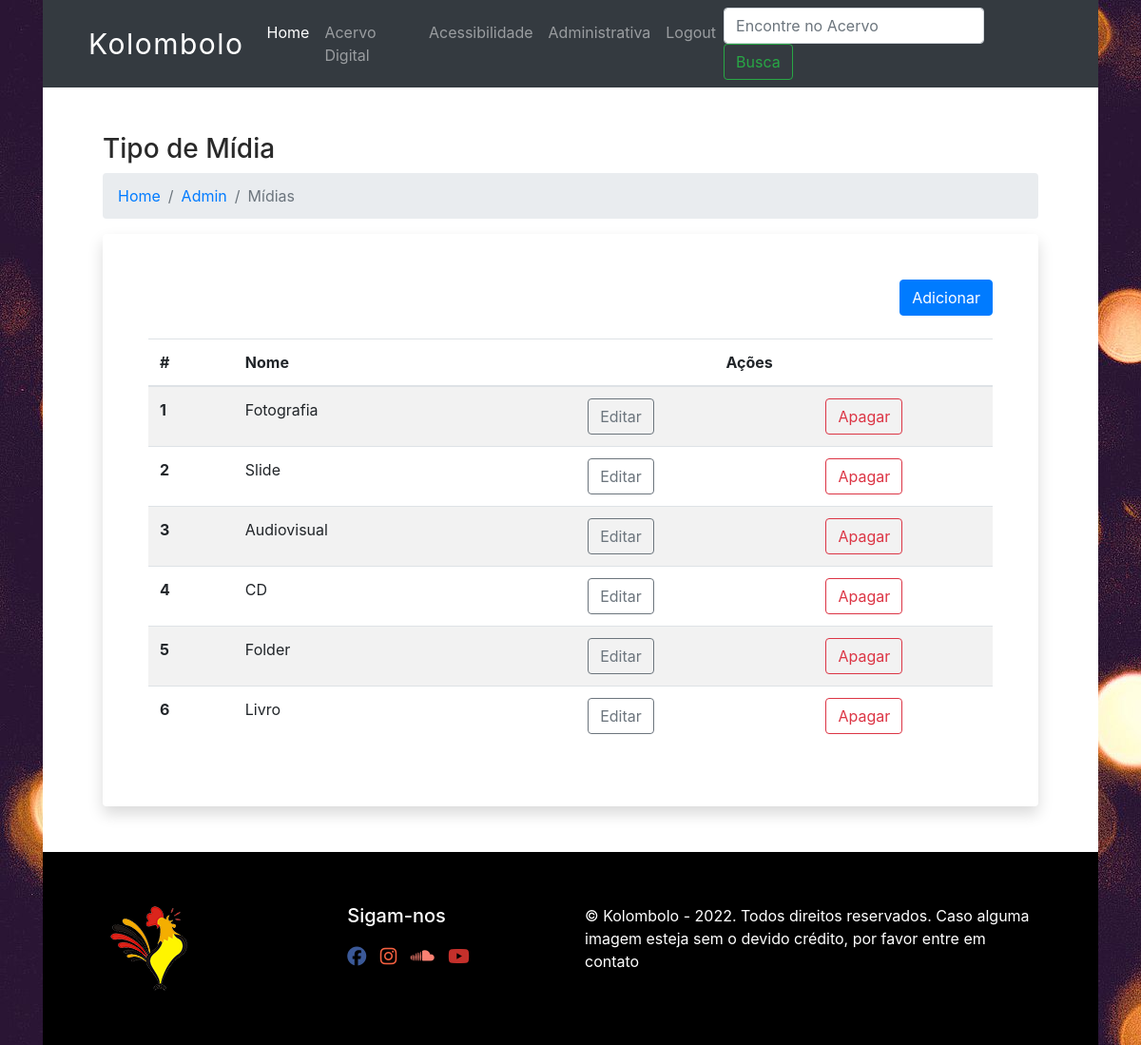
Page /midia-admin (signed in) on the committed database.
### database.py (models this page shows, shortened)
class Midia(Base):
    __tablename__='tipo'
    id=Column(Integer(), primary_key=True, autoincrement=True)
    name=Column(String(80), nullable=False, unique=True)

### app.py (the view)
@app.route('/midia-admin')
@login_required
def midia_admin():
    midias = local_session.query(Midia).all()
    return render_template("midia_admin.html", current_user=current_user, midias=midias)

### app.py (called while the page is built)
@login_manager.user_loader
def load_user(user_id):
    return local_session.query(User).get(int(user_id))

### templates/midia_admin.html (shortened to what this page needs)
{% extends "base.html" %}
{% block content %}
<div class="container px-5">
    <h3>Tipo de Mídia</h3>
    <nav aria-label="breadcrumb">
      <ol class="breadcrumb">
        <li class="breadcrumb-item"><a href="/">Home</a></li>
        <li class="breadcrumb-item"><a href="/admin">Admin</a></li>
        <li class="breadcrumb-item active" aria-current="page">Mídias</li>
      </ol>
    </nav>
    <div class="container p-5 shadow bg-white rounded">
      <a class="btn btn-primary float-right mb-4" href="{{url_for('midia')}}">Adicionar</a>
        <table class="table table-striped">
            <thead>
              <tr>
                <th scope="col">#</th>
                <th scope="col">Nome</th>
                <th  class="text-center" colspan="2" scope="col">Ações</th>
              </tr>
            </thead>
            <tbody>
                {% for midia in midias %}
                    <tr>
                        <th scope="row">{{ midia.id }}</th>
                        <td>{{ midia.name }}</td>
                        <td class="text-center"><a class="btn btn-outline-secondary" href="{{url_for('edit_midia', midia_id=midia.id)}}">Editar</a></td>
                        <td class="text-center"><a class="btn btn-outline-danger" href="{{url_for('delete_midia', midia_id=midia.id) }}">Apagar</a></td>
                    </tr>
                {% endfor %}
            </tbody>
          </table>
    </div>
  </div>
{% endblock %}

### static/css/styles.css (style rules this page uses)
body { background-image: url("../assets/image/fundo_01.jpg"); color:#292929; }

### rows in the picture
Midia: id "1", name "Fotografia"
Midia: id "2", name "Slide"
Midia: id "3", name "Audiovisual"
Midia: id "4", name "CD"
Midia: id "5", name "Folder"
Midia: id "6", name "Livro"
